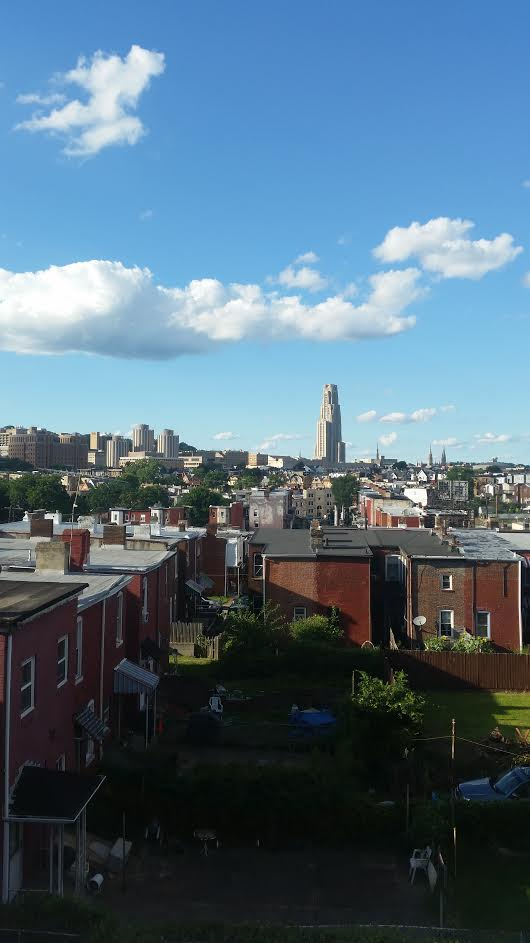
%> input picture hw2p/Pitt.jpg, 530 x 943 px
$ octave --eval "result = Nick(imread('Pitt.jpg'));"   (GNU Octave 9; MATLAB toolbox functions it lacks are replaced by stand-ins)
%> lines starting %> are read from the running program, lines starting %| are printed output that depends on the picture; in (x1, y1, x2, y2) boxes, pixels count from 0 and x2, y2 are one past the last pixel; in counts of white or black regions, pixels touching at a corner belong together; the program's own positions count from 1
function [ energyImage ] = Nick( im )

%Convert to grayscale
greyImage = double(rgb2gray(im));
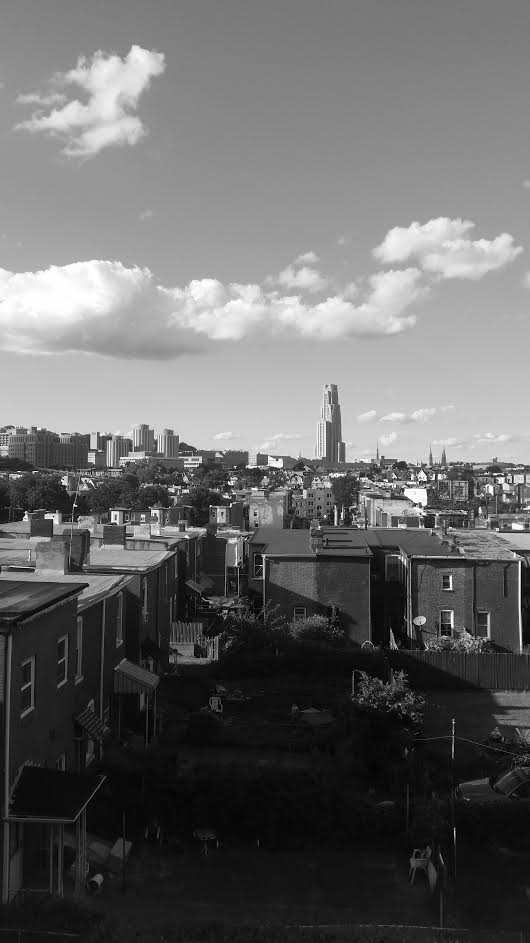
%> greyImage: size 943x530 double; min 0, max 255, mean 103.5


sobelY = [1 2 1;0 0 0; -1 -2 -1];

sobelX = [1 0 -1;2 0 -2; 1 0 -1];

Ix = imfilter(greyImage, sobelX);
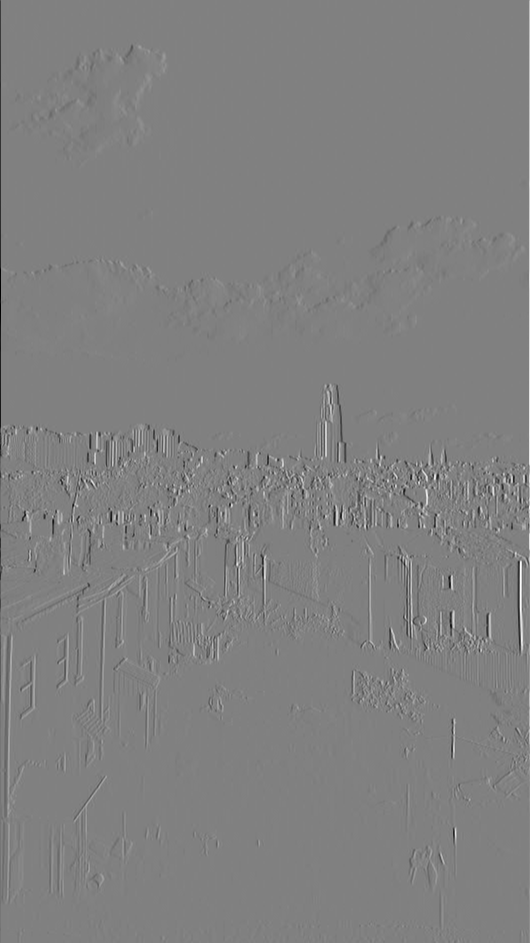
%> Ix: size 943x530 double; min -1012, max 994, mean 0; drawn with min black and max white
figure, imshow(Ix)
%> after `imshow(Ix)`:
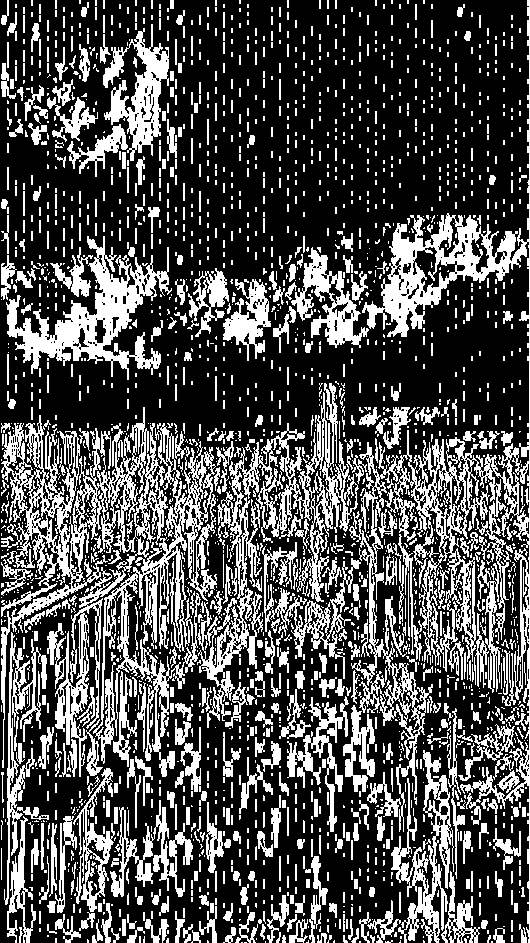
%> displayed picture: size 943x530, on the screen's scale of 0 to 255; 31.1% white; 2473 white regions (1826 under 20 px), largest, box (x1, y1, x2, y2) and area: (1, 407, 217, 777) 25336, (349, 0, 530, 943) 24431, (197, 383, 359, 728) 10482

Iy = imfilter(greyImage, sobelY);
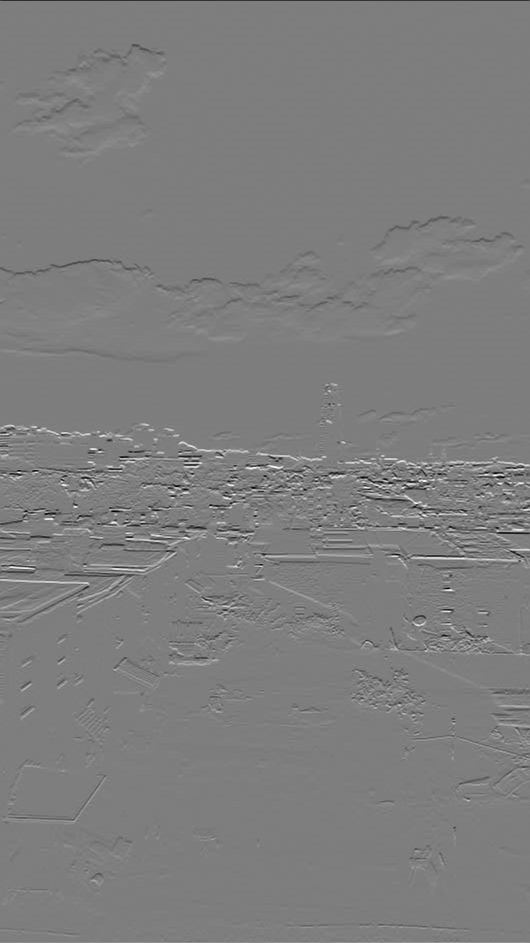
%> Iy: size 943x530 double; min -813, max 828, mean 0.4; drawn with min black and max white
figure, imshow(Iy)
%> after `imshow(Iy)`:
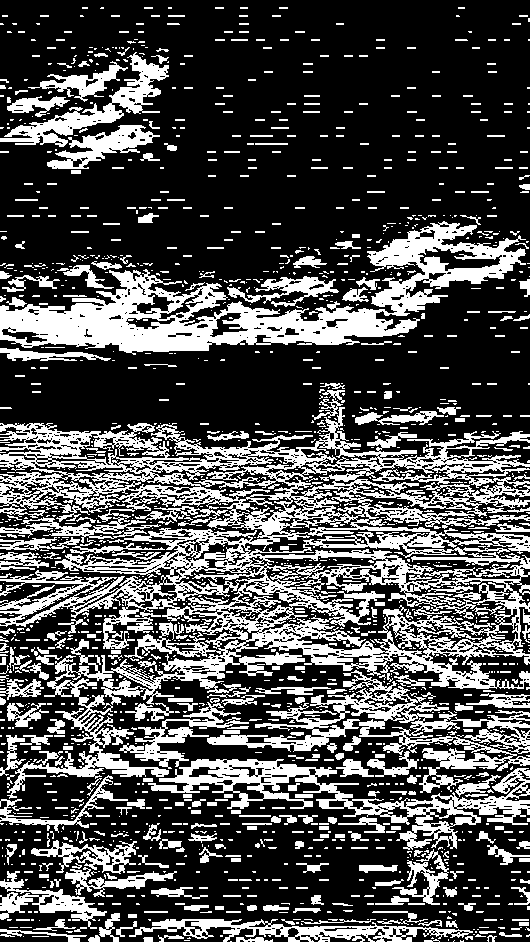
%> displayed picture: size 943x530, on the screen's scale of 0 to 255; 31.1% white; 1657 white regions (1273 under 20 px), largest, box (x1, y1, x2, y2) and area: (0, 407, 530, 799) 62767, (0, 221, 526, 355) 20481, (207, 670, 530, 793) 8470

energyImage = sqrt(Ix.^2 + Iy.^2);
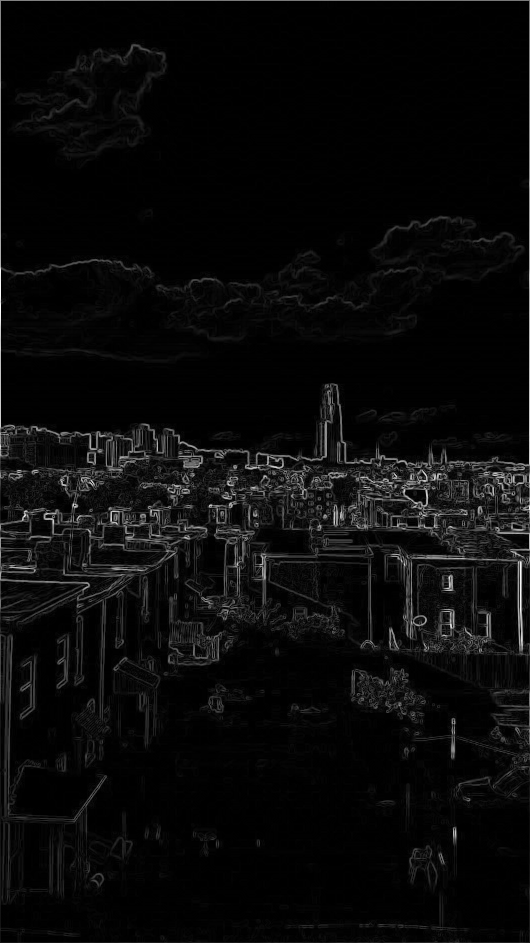
%> energyImage: size 943x530 double; min 0, max 1012, mean 40.5; drawn with min black and max white
%> `result = Nick(imread('Pitt.jpg'));`:
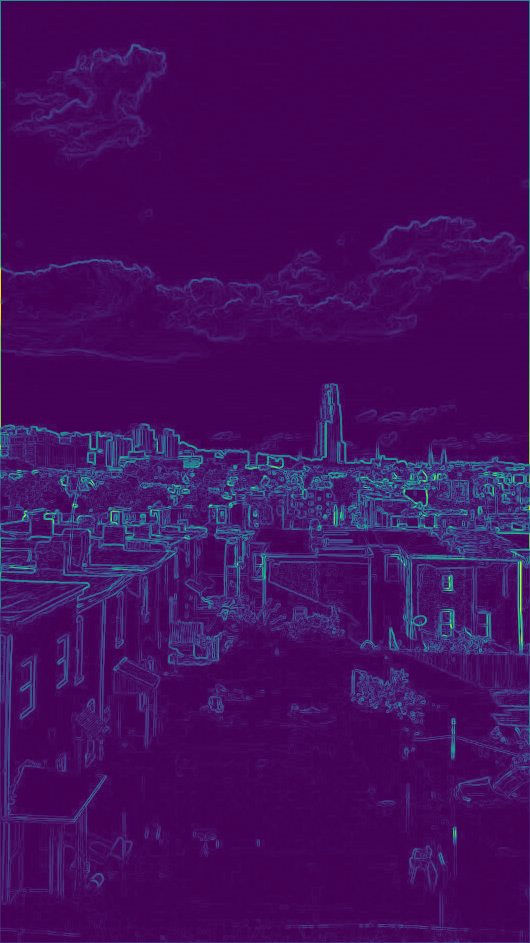
%> displayed picture: size 943x530x3, on the screen's scale of 0 to 255; mean R, G, B 68.1, 13.9, 94

figure, imagesc(energyImage)


end

$ run again, on hw2p/cardinal1.jpg
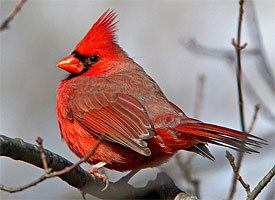
%> input picture hw2p/cardinal1.jpg, 275 x 200 px
%> in Nick, `imshow(Ix)`:
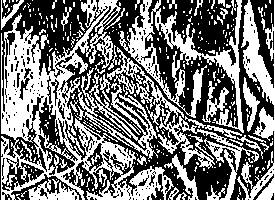
%> displayed picture: size 200x275, on the screen's scale of 0 to 255; 47.1% white; 329 white regions (282 under 20 px), largest, box (x1, y1, x2, y2) and area: (1, 0, 174, 200) 11956, (119, 0, 244, 133) 3845, (237, 0, 275, 200) 2644
%> `result = Nick(imread('Pitt.jpg'));`:
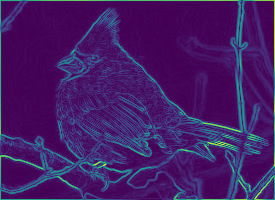
%> displayed picture: size 200x275x3, on the screen's scale of 0 to 255; mean R, G, B 67.9, 28.4, 102.3

$ run again, on hw2p/cardinal2.jpg
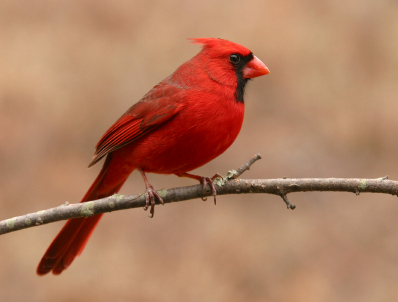
%> input picture hw2p/cardinal2.jpg, 398 x 302 px
%> `result = Nick(imread('Pitt.jpg'));`:
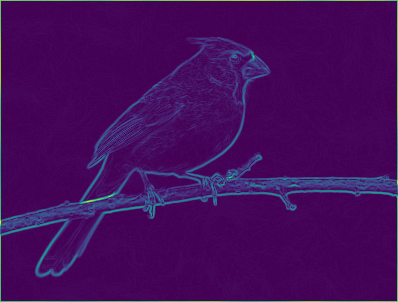
%> displayed picture: size 302x398x3, on the screen's scale of 0 to 255; mean R, G, B 68.4, 12.2, 91.6
